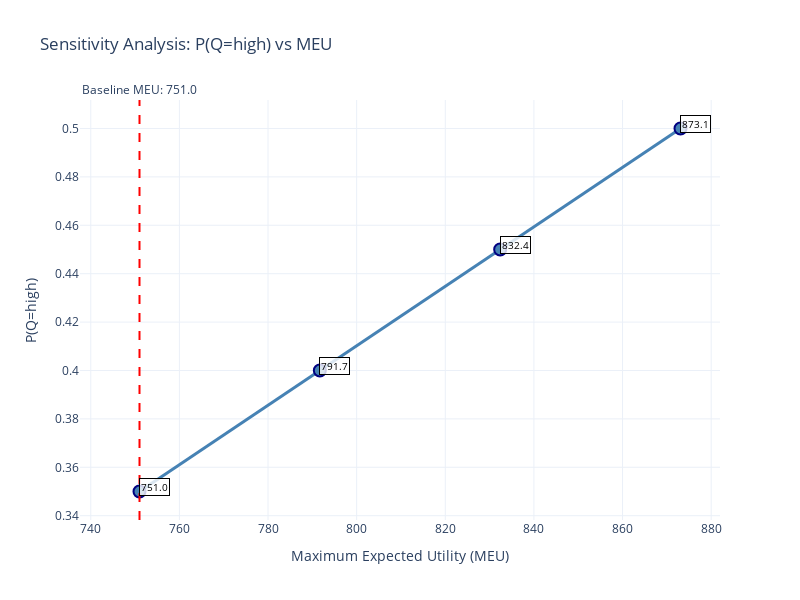

The notebook cell this image was saved under:
### Markdown cell above
### 2.2 - Example 1: Q CPT Sensitivity Analysis

### Code cell
# Test sensitivity analysis on Q probability for 'high' oil quality
print("🔍 Testing sensitivity analysis on P(Q=high)")
print("=" * 50)

# Run sensitivity analysis (just computation)
q_results = sensitivity_analysis(
    cpt_df=q_cpt, 
    row_index='high', 
    column='Probability', 
    changes=[0, 0.05, 0.10, 0.15],
)

# Display results using separate functions
print_sensitivity_results(q_results)

# Optionally plot results
plot_sensitivity_results(q_results)

### Figure 1 — Plotly figure (JSON) as saved in the notebook; plotly's stock layout.template omitted (floating-point values rounded to 4 significant figures)
{"data": [{"hovertemplate": "%{hovertext}<extra></extra>", "hovertext": ["Parameter: 0.350<br>MEU: 751.0<br>T: not_do<br>B: [R=pass→buy, R=fail→buy, R=no_results→buy]", "Parameter: 0.400<br>MEU: 791.7<br>T: not_do<br>B: [R=pass→buy, R=fail→buy, R=no_results→buy]", "Parameter: 0.450<br>MEU: 832.4<br>T: not_do<br>B: [R=pass→buy, R=fail→buy, R=no_results→buy]", "Parameter: 0.500<br>MEU: 873.1<br>T: not_do<br>B: [R=pass→buy, R=fail→buy, R=no_results→buy]"], "line": {"color": "steelblue", "width": 3}, "marker": {"color": "steelblue", "line": {"color": "navy", "width": 2}, "size": 12}, "mode": "markers+lines", "name": "Sensitivity Analysis", "type": "scatter", "x": [751, 791.7, 832.4, 873.1], "y": [0.35, 0.4, 0.45, 0.5]}], "layout": {"annotations": [{"bgcolor": "rgba(255,255,255,0.8)", "bordercolor": "black", "borderwidth": 1, "font": {"color": "black", "size": 10}, "showarrow": false, "text": "751.0", "x": 751, "xshift": 15, "y": 0.35, "yshift": 5}, {"bgcolor": "rgba(255,255,255,0.8)", "bordercolor": "black", "borderwidth": 1, "font": {"color": "black", "size": 10}, "showarrow": false, "text": "791.7", "x": 791.7, "xshift": 15, "y": 0.4, "yshift": 5}, {"bgcolor": "rgba(255,255,255,0.8)", "bordercolor": "black", "borderwidth": 1, "font": {"color": "black", "size": 10}, "showarrow": false, "text": "832.4", "x": 832.4, "xshift": 15, "y": 0.45, "yshift": 5}, {"bgcolor": "rgba(255,255,255,0.8)", "bordercolor": "black", "borderwidth": 1, "font": {"color": "black", "size": 10}, "showarrow": false, "text": "873.1", "x": 873.1, "xshift": 15, "y": 0.5, "yshift": 5}, {"showarrow": false, "text": "Baseline MEU: 751.0", "x": 751, "xanchor": "center", "xref": "x", "y": 1, "yanchor": "bottom", "yref": "y domain"}], "height": 600, "shapes": [{"line": {"color": "red", "dash": "dash"}, "type": "line", "x0": 751, "x1": 751, "xref": "x", "y0": 0, "y1": 1, "yref": "y domain"}], "showlegend": false, "title": {"text": "Sensitivity Analysis: P(Q=high) vs MEU"}, "width": 800, "xaxis": {"title": {"text": "Maximum Expected Utility (MEU)"}}, "yaxis": {"title": {"text": "P(Q=high)"}}}}
